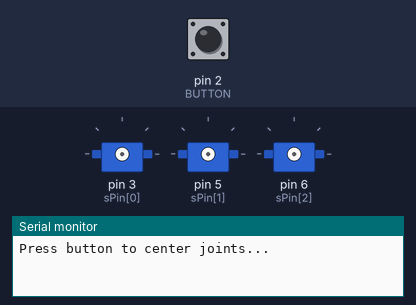
A sketch run on a simulated Arduino Uno, built with avr-gcc and run on an emulated ATmega328P. Parts: 3 × servo, the last lines printed to the serial monitor. Inputs (shaded band) come from the test bench; at power-on: pin 2 (BUTTON) LOW.

Above: at 0.8 s.
0.9 s: pin 2 (BUTTON) pulled HIGH for 0.15 s
At 3.4 s:
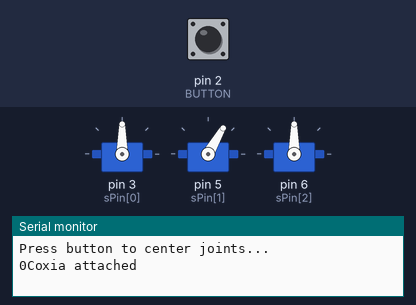
At 7.4 s:
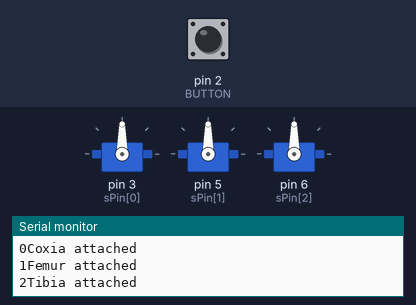
Timing chart, 0 to 8.9 s (numbered marks = the images above; inputs shaded):
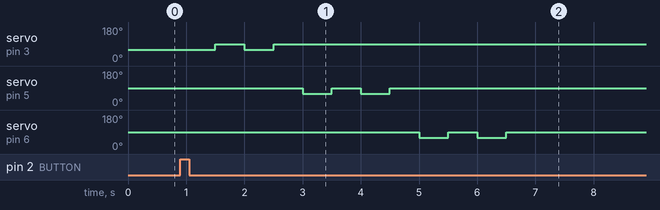

The sketch:

arm_3DOF_test.ino
```cpp
/*
Program outputs a range of position readings for a range of positions on
3 servos for a hexapod leg to a terminal
CoolTerm was used to save that data to a file for analysis
For 50 pulse positions, it outputs 50 raw and 50 smothed readings
The purpose is to analyse the noise and accuracy of the pos feedback
This code can be addapted for other servo configurations using pos feedback
by changing numServo, and the joint name array
Dillon MacEwan 13/8/16
*/


#include <Servo.h> //import servo library

#define BUTTON 2
#define COXIA 0
#define FEMUR 1
#define TIBIA 2

const int numServos = 3; //how many servos do you have?
const int sPin[numServos] = {3, 5, 6}; //what pins do they correlate to?
Servo servo[numServos]; //declare the servo array
String joint[numServos] = {"Coxia", "Femur", "Tibia"}; //name of each servo
//arrays for servo data - enter data from table in description
//L2
int highPulse[numServos] = {2374, 2169, 2262}; //pulse set for 180dg
int lowPulse[numServos] = {570, 540, 550}; //0 deg pulse
int cenPulse[numServos] = {1472, 1355, 1406}; //90 deg pulse
//int angleRange [numServos] = {182, 200, 191}; //actual movement range


//int here[numServos]; //angle moving from
//int there[numServos]; //angle moving to

//float x[numServos]; //angle converted to radians to derive cosine wave
//int angle; //angle derived from cosine function. sent to servo in loop

//boolean doneMove[numServos];


int pb = 0; //used to hold push button reading


void setup()
{

	Serial.begin(19200); // initialize serial output
	Serial.println("Press button to center joints...");

	pinMode (BUTTON, INPUT);

	Serial.println();
	while(!pb)
	{
		pb = digitalRead(BUTTON);
	}
	pb = 0;
	delay(100); //debounce


	for (int i = 0; i < numServos; i++)
	{
		servo[i].attach(sPin[i]);
	}


	//this routine attaches the servos with set limits, and maps position to degrees

	for(int i = 0; i < numServos; i++)
	{


		servo[i].attach(sPin[i], lowPulse[i], highPulse[i]); //attach this servo
		servo[i].write(60);
		delay(500);
		servo[i].write(90);
		delay(500);
			servo[i].write(60);
		delay(500);
		servo[i].write(90);
		delay(500);

		Serial.print(i);
		Serial.print(joint[i]);
		Serial.print(" attached");
		Serial.println();


	}


}

void loop()
{


	for(int i = 0; i < numServos; i++)
	{


		//servo[i].write(60);
		delay(500);
		servo[i].write(90);
		delay(500);

		//Serial.print(i);
		//Serial.print(joint[i]);
		//Serial.print(" moved");
		//Serial.println();


	}


}


/*

this is the values for each leg assembly

//L1
int highPulse[numServos] = {2162, 2252, 2166}; //pulse set for 180dg
int lowPulse[numServos] = {550, 540, 550}; //0 deg pulse
int cenPulse[numServos] = {1356, 1396, 1358}; //90 deg pulse
//int angleRange [numServos] = {199, 191, 192}; //actual movement range

//L2
int highPulse[numServos] = {2374, 2169, 2262}; //pulse set for 180dg
int lowPulse[numServos] = {570, 540, 550}; //0 deg pulse
int cenPulse[numServos] = {1472, 1355, 1406}; //90 deg pulse
//int angleRange [numServos] = {182, 200, 191}; //actual movement range

//L3
int highPulse[numServos] = {2817, 2229, 2229}; //pulse set for 180dg
int lowPulse[numServos] = {630, 550, 550}; //0 deg pulse
int cenPulse[numServos] = {1724, 1390, 1390}; //90 deg pulse
//int angleRange [numServos] = {138, 193, 193}; //actual movement range

//R1
int highPulse[numServos] = {2184, 2323, 2160}; //pulse set for 180dg
int lowPulse[numServos] = {550, 560, 550}; //0 deg pulse
int cenPulse[numServos] = {1367, 1441, 1355}; //90 deg pulse
//int angleRange [numServos] = {197, 186, 195}; //actual movement range

//R2
int highPulse[numServos] = {2121, 2117, 2148}; //pulse set for 180dg
int lowPulse[numServos] = {550, 540, 550}; //0 deg pulse
int cenPulse[numServos] = {1335, 1328, 1349}; //90 deg pulse
//int angleRange [numServos] = {202,199,202}; //actual movement range

//R3
int highPulse[numServos] = {2175, 2152, 2183}; //pulse set for 180dg
int lowPulse[numServos] = {550, 550, 540}; //0 deg pulse
int cenPulse[numServos] = {1363, 1351, 1361}; //90 deg pulse
//int angleRange [numServos] = {187,189,188}; //actual movement range


*/
```

Measured:
- after the input at 0.9 s, servo on pin 3 (sPin[0]): 60° → 90° after 0.60 s, → 60° 0.50 s later, → 90° 0.50 s later; servo on pin 5 (sPin[1]): alternates 90° for 0.50 s and 60° for 0.50 s, 4 changes in all, then stays 90°, starting after 2.1 s
